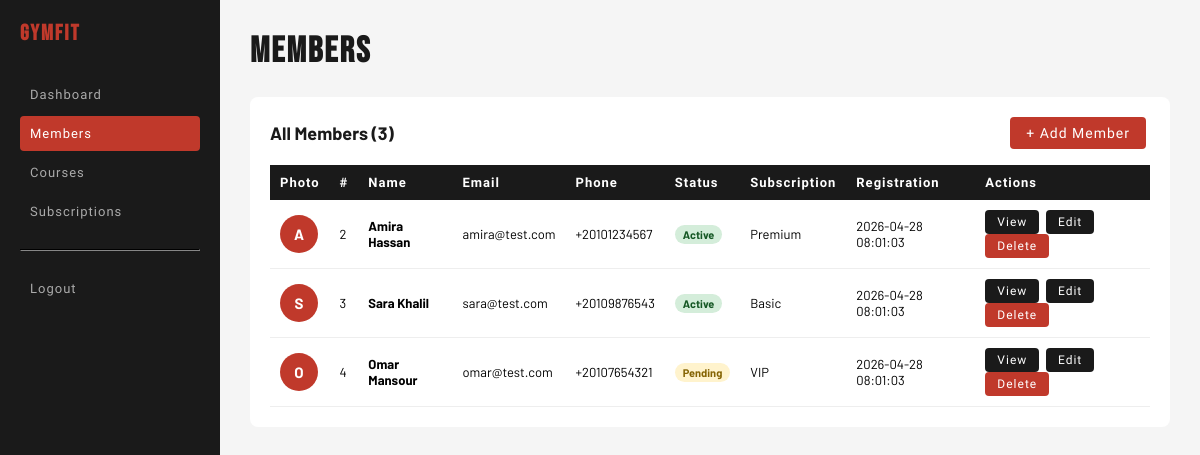
The page /index.php?route=admin-members (signed in) on the database its author committed.
### tables this page shows
CREATE TABLE IF NOT EXISTS members (
    id_member         INT           AUTO_INCREMENT PRIMARY KEY,
    first_name        VARCHAR(100)  NOT NULL,
    last_name         VARCHAR(100)  NOT NULL,
    email             VARCHAR(150)  UNIQUE NOT NULL,
    password          VARCHAR(255)  NOT NULL,
    phone             VARCHAR(20),
    registration_date DATETIME      DEFAULT CURRENT_TIMESTAMP,
    status            ENUM('active','inactive','pending') DEFAULT 'pending',
    id_subscription   INT,
    id_role           INT           NOT NULL DEFAULT 2,
    avatar            VARCHAR(255),
    FOREIGN KEY (id_subscription) REFERENCES subscriptions(id_subscription),
    FOREIGN KEY (id_role) REFERENCES roles(id_role)
);

### app/controllers/AbstractController.php (called while the page is built, shortened)
 <?php
abstract class AbstractController
{
protected function render(string $view, array $data = []): void
{
    $subscriptionManager = new SubscriptionManager();
    $data['footerSubscriptions'] = $subscriptionManager->findAll();
    $courseManager = new CourseManager();
    $data['footerCourses'] = $courseManager->findAll();
    require __DIR__ . '/../views/' . $view . '.phtml';
}
}

### app/controllers/AdminController.php (called while the page is built, shortened)
<?php
class AdminController extends AbstractController
{
    public function listMembers(): void
    {
        $memberManager = new MemberManager();
        $this->render('admin/members', [
            'members' => $memberManager->findAllWithSubscription()
        ]);
    }
}

### index.php (called while the page is built, shortened)
<?php
$router = new Router();
$router->handleRequest($_GET);

### app/managers/AbstractManager.php (called while the page is built, shortened)
<?php
abstract class AbstractManager
{
    public function __construct()
    {
        try {
            $connexion = "mysql:host=".$_ENV["DB_HOST"].";port=3306;charset=".$_ENV["DB_CHARSET"].";dbname=".$_ENV["DB_NAME"];
            $this->db = new PDO(
                $connexion,
                $_ENV["DB_USER"],
                $_ENV["DB_PASSWORD"]
            );
        }catch (PDOException $e){
            error_log('Database connection failed: ' . $e->getMessage());
            if (($_ENV['APP_ENV'] ?? 'production') === 'development') {
                die('Connexion échouée : ' . $e->getMessage());
            }
            http_response_code(503);
            die('Service temporarily unavailable. Please try again later.');
        }
    }
}

### app/managers/SubscriptionManager.php (called while the page is built, shortened)
<?php
class SubscriptionManager extends AbstractManager
{
    public function findAll(): array
    {
        $query = $this->db->prepare(
            'SELECT * FROM subscriptions ORDER BY monthly_price'
        );
        $query->execute();
        $rows = $query->fetchAll(PDO::FETCH_ASSOC);
        $subscriptions = [];
        foreach ($rows as $row) {
            $subscription = new Subscription(
                $row['name'],
                $row['monthly_price'],
                $row['class_access'],
                $row['coaching_access'],
                $row['sauna_access'],
                $row['description'],
                $row['id_subscription']
            );
            $subscriptions[] = $subscription;
        }
        return $subscriptions;
    }
}

### app/managers/CourseManager.php (called while the page is built, shortened)
<?php
class CourseManager extends AbstractManager
{
    public function findAll(): array
    {
        $query = $this->db->prepare(
            'SELECT * FROM courses ORDER BY day, start_time'
        );
        $query->execute();
        $rows = $query->fetchAll(PDO::FETCH_ASSOC);
        $courses = [];
        foreach ($rows as $row) {
            $course = new Course(
                $row['name'],
                $row['type'],
                $row['level'],
                $row['coach'],
                $row['day'],
                $row['start_time'],
                $row['end_time'],
                $row['max_capacity'],
                $row['id_class']
            );
            $courses[] = $course;
        }
        return $courses;
    }
}

### app/models/Member.php (called while the page is built, shortened)
<?php
class Member {
    public function __construct(
        private string  $firstName,
        private string  $lastName,
        private string  $email,
        private string  $password,
        private ?string $phone,
        private string  $status           = 'pending',
        private ?int    $idSubscription   = null,
        private ?int    $id               = null,
        private ?string $registrationDate = null,
        private ?string $avatar           = null,
        private int     $idRole           = 2
    ) {
        $this->registrationDate = $registrationDate ?? date('Y-m-d H:i:s');
    }
    public function getId(): ?int {
        return $this->id;
    }
    public function getFirstName(): string {
        return $this->firstName;
    }
    public function getLastName(): string {
        return $this->lastName;
    }
    public function getEmail(): string {
        return $this->email;
    }
    public function getPhone(): ?string {
        return $this->phone;
    }
    public function getStatus(): string {
        return $this->status;
    }
    public function getRegistrationDate(): ?string {
        return $this->registrationDate;
    }
    public function getAvatar(): ?string {
        return $this->avatar;
    }
}

### app/managers/MemberManager.php (called while the page is built, shortened)
<?php
class MemberManager extends AbstractManager
{
    public function findAllWithSubscription(): array
    {
        $query = $this->db->prepare(
            "SELECT m.*, s.name AS subscription_name
             FROM members m
             LEFT JOIN subscriptions s ON m.id_subscription = s.id_subscription
             WHERE m.id_role = 2
             ORDER BY m.last_name"
        );
        $query->execute();
        $rows = $query->fetchAll(PDO::FETCH_ASSOC);
        $results = [];
        foreach ($rows as $row) {
            $results[] = [
                'member' => new Member(
                    $row['first_name'],
                    $row['last_name'],
                    $row['email'],
                    $row['password'],
                    $row['phone'],
                    $row['status'],
                    $row['id_subscription'],
                    $row['id_member'],
                    $row['registration_date'],
                    $row['avatar'] ?? null,
                    $row['id_role']
                ),
                'subscriptionName' => $row['subscription_name'],
            ];
        }
        return $results;
    }
}

### app/views/admin/members.phtml (the view, shortened to what this page needs)
<?php $members = $data['members'] ?? []; ?>
<!DOCTYPE html>
<html lang="en">
<head>
    <link rel="stylesheet" href="public/assets/css/style.css">
</head>
<body>
<div class="layout">
    <div class="sidebar">
        <h2>GymFit</h2>
        <a href="index.php?route=admin">Dashboard</a>
        <a href="index.php?route=admin-members" class="active">Members</a>
        <a href="index.php?route=admin-courses">Courses</a>
        <a href="index.php?route=admin-subscriptions">Subscriptions</a>
        <hr style="border-color:#333;margin:20px 0;">
        <a href="index.php?route=logout">Logout</a>
    </div>
    <div class="main">
        <h1>Members</h1>
        <div class="card">
            <div class="card-header">
                <h2>All Members (<?= count($members) ?>)</h2>
                <a href="index.php?route=admin-create-member" class="btn btn-add">+ Add Member</a>
            </div>
            <table>
                <thead>
                    <tr>
                        <th>Photo</th>
                        <th>#</th>
                        <th>Name</th>
                        <th>Email</th>
                        <th>Phone</th>
                        <th>Status</th>
                        <th>Subscription</th>
                        <th>Registration</th>
                        <th>Actions</th>
                    </tr>
                </thead>
                <tbody>
                    <?php $members = $data['members'] ?? []; ?>
                    <?php foreach ($members as $row): ?>
                    <?php
                        $member           = $row['member'];
                        $subscriptionName = $row['subscriptionName'];
                    ?>
                    <tr style="cursor:pointer;"
                        onclick="location.href='index.php?route=admin-view-member&id=<?= $member->getId() ?>'">
                        <td>
                            <?php if ($member->getAvatar()): ?>
                                <img src="public/assets/uploads/avatars/<?= htmlspecialchars($member->getAvatar()) ?>"
                                     alt="avatar"
                                     style="width:38px;height:38px;border-radius:50%;object-fit:cover;display:block;">
                            <?php else: ?>
                                <div style="width:38px;height:38px;border-radius:50%;background:#C0392B;display:flex;align-items:center;justify-content:center;color:#fff;font-weight:bold;font-size:15px;">
                                    <?= strtoupper(substr($member->getFirstName(), 0, 1)) ?>
                                </div>
                            <?php endif; ?>
                        </td>
                        <td><?= $member->getId() ?></td>
                        <td>
                            <strong>
                                <?= htmlspecialchars($member->getFirstName()) ?>
                                <?= htmlspecialchars($member->getLastName()) ?>
                            </strong>
                        </td>
                        <td><?= htmlspecialchars($member->getEmail()) ?></td>
                        <td><?= htmlspecialchars($member->getPhone() ?? '') ?></td>
                        <td>
                            <span class="badge badge-<?= $member->getStatus() ?>">
                                <?= ucfirst($member->getStatus()) ?>
                            </span>
                        </td>
                        <td><?= $subscriptionName !== null ? htmlspecialchars($subscriptionName) : '—' ?></td>
                        <td><?= htmlspecialchars($member->getRegistrationDate()) ?></td>
                        <td onclick="event.stopPropagation();">
                            <a href="index.php?route=admin-view-member&id=<?= $member->getId() ?>"
                               class="btn btn-edit">View</a>
                            <a href="index.php?route=admin-update-member&id=<?= $member->getId() ?>"
                               class="btn btn-edit">Edit</a>
                            <a href="index.php?route=admin-delete-member&id=<?= $member->getId() ?>"
                               class="btn btn-delete"
                               onclick="return confirm('Delete <?= htmlspecialchars($member->getFirstName()) ?>?')">
                               Delete
                            </a>
                        </td>
                    </tr>
                    <?php endforeach; ?>
                </tbody>
            </table>
        </div>
    </div>
</div>
</body>
</html>

### public/assets/css/style.css (style rules this page uses)
:root { --red: #C0392B; --red-d: #96281B; --black: #0e0e0e; --dark: #1A1A1A; --dark2: #242424; --white: #ffffff; --gray: #f5f5f5; --font-display: 'Bebas Neue', sans-serif; --font-ui: 'Barlow Condensed', sans-serif; --font-body: 'Barlow', sans-serif; }
* { box-sizing: border-box; margin: 0; padding: 0; }
body { font-family: var(--font-body); }
.layout { display: flex; min-height: 100vh; }
.sidebar { width: 220px; background: var(--dark); padding: 20px; flex-shrink: 0; }
.sidebar h2 { color: var(--red); font-size: 22px; margin-bottom: 30px; font-family: var(--font-display); letter-spacing: 2px; }
.sidebar a { display: block; color: #aaa; text-decoration: none; padding: 10px; margin-bottom: 4px; border-radius: 4px; font-family: var(--font-ui); font-size: 13px; letter-spacing: 1px; }
.sidebar a.active { background: var(--red); color: #fff; }
.sidebar hr { border-color: #333; margin: 20px 0; }
.main { flex: 1; padding: 30px; background: var(--gray); }
.main h1 { color: var(--dark); margin-bottom: 24px; font-family: var(--font-display); font-size: 36px; letter-spacing: 2px; }
.card { background: #fff; border-radius: 8px; padding: 20px; margin-bottom: 20px; }
.card-header { display: flex; justify-content: space-between; align-items: center; margin-bottom: 16px; }
.card-header h2 { font-size: 18px; color: var(--dark); }
table { width: 100%; border-collapse: collapse; }
th { background: var(--dark); color: #fff; padding: 10px; text-align: left; font-size: 13px; font-family: var(--font-ui); letter-spacing: 1px; }
td { padding: 10px; border-bottom: 1px solid #eee; font-size: 13px; }
.badge { padding: 3px 8px; border-radius: 20px; font-size: 11px; font-weight: bold; }
.badge-active { background: #d4edda; color: #155724; }
.badge-pending { background: #fff3cd; color: #856404; }
.btn { padding: 5px 12px; border: none; border-radius: 4px; cursor: pointer; font-size: 12px; text-decoration: none; margin-right: 4px; display: inline-block; font-family: var(--font-ui); letter-spacing: 1px; }
.btn-edit { background: var(--dark); color: #fff; }
.btn-delete { background: var(--red); color: #fff; }
.btn-add { background: var(--red); color: #fff; padding: 8px 16px; font-size: 14px; }

### rows shown on the page
members: first_name "A", Id "2", first_name "Amira", last_name "Hassan", email "amira@test.com", phone "+20101234567", status "Active", subscriptionName "Premium", registration_date "2026-04-28 08:01:03"
members: first_name "S", id_member "3", first_name "Sara", last_name "Khalil", email "sara@test.com", phone "+20109876543", status "Active", subscriptionName "Basic", registration_date "2026-04-28 08:01:03"
members: first_name "O", id_member "4", first_name "Omar", last_name "Mansour", email "omar@test.com", phone "+20107654321", status "Pending", subscriptionName "VIP", registration_date "2026-04-28 08:01:03"

### other values the page prints
count($members) "3"
